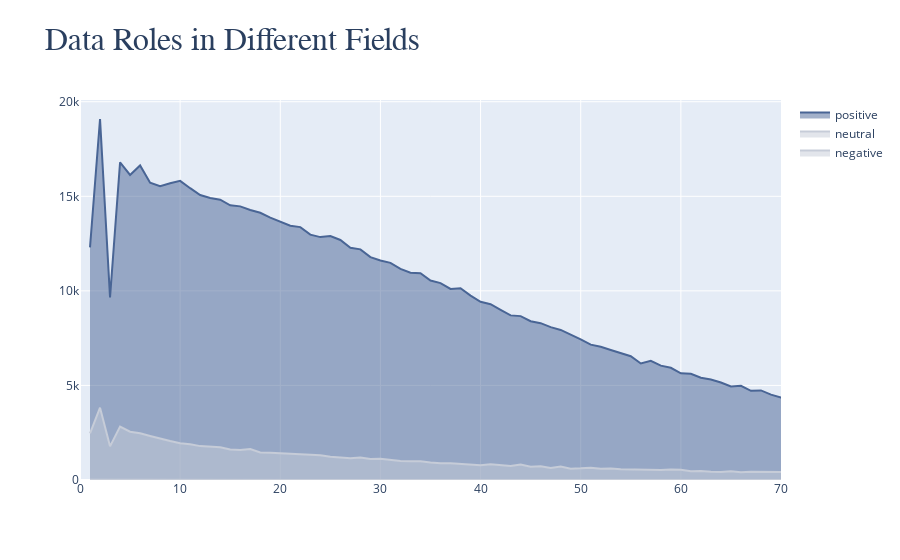

The cell this chart's notebook holds for it:
### Code cell
positive_df = dfs[dfs['target'] == 2]['message_len'].value_counts().sort_index()
neutral_df = dfs[dfs['target'] == 1]['message_len'].value_counts().sort_index()
negative_df = dfs[dfs['target'] == 0]['message_len'].value_counts().sort_index()
fig = go.Figure()
fig.add_trace(go.Scatter(
    x=positive_df.index,
    y=positive_df.values,
    name='positive',
    fill='tozeroy',
    marker_color=primary_blue,
))
fig.add_trace(go.Scatter(
    x=neutral_df.index,
    y=neutral_df.values,
    name='neutral',
    fill='tozeroy',
    marker_color=primary_grey,
))
fig.add_trace(go.Scatter(
    x=negative_df.index,
    y=negative_df.values,
    name='negative',
    fill='tozeroy',
    marker_color=primary_grey,
))
fig.update_layout(
    title='<span style="font-size:32px; font-family:Times New Roman">Data Roles in Different Fields</span>'
)
fig.update_xaxes(range=[0, 70])
fig.show()

### Figure 1 — Plotly figure (JSON) as saved in the notebook; plotly's stock layout.template omitted (floating-point values rounded to 4 significant figures; data arrays with more than 128 entries replaced by an {"elided": "..."} marker saying what was removed)
{"data": [{"fill": "tozeroy", "marker": {"color": "#496595"}, "name": "positive", "type": "scatter", "x": {"elided": "673 int values"}, "y": {"elided": "673 int values"}}, {"fill": "tozeroy", "marker": {"color": "#c6ccd8"}, "name": "neutral", "type": "scatter", "x": {"elided": "565 int values"}, "y": {"elided": "565 int values"}}, {"fill": "tozeroy", "marker": {"color": "#c6ccd8"}, "name": "negative", "type": "scatter", "x": {"elided": "186 int values"}, "y": {"elided": "186 int values"}}], "layout": {"title": {"text": "<span style=\"font-size:32px; font-family:Times New Roman\">Data Roles in Different Fields</span>"}, "xaxis": {"range": [0, 70]}}}
